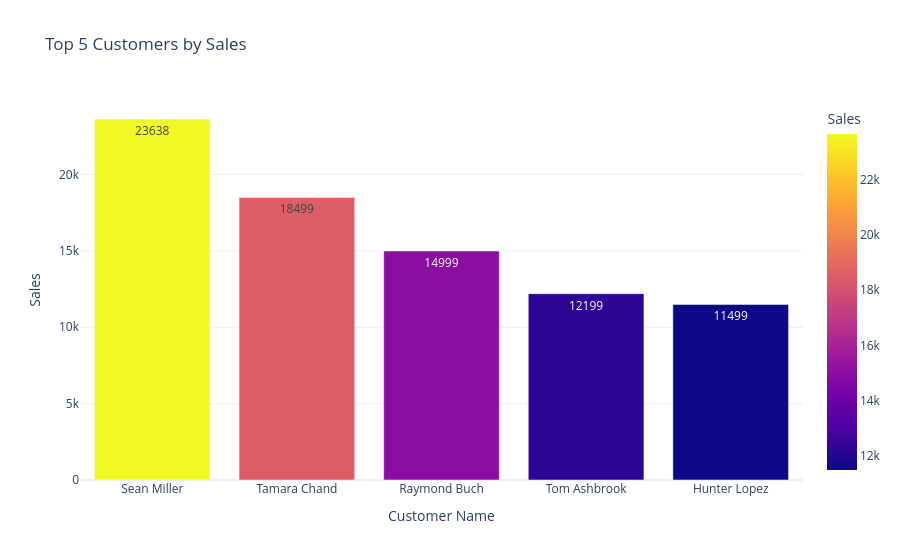

The notebook cell this image was saved under:
### Code cell
fig = px.bar(Top_5_customer_name,x="Customer Name",y="Sales",color="Sales",text="Sales",template="plotly_white",title="Top 5 Customers by Sales")
fig.show()

### Figure 1 — Plotly figure (JSON) as saved in the notebook; plotly's stock layout.template omitted (floating-point values rounded to 4 significant figures)
{"data": [{"hovertemplate": "Customer Name=%{x}<br>Sales=%{marker.color}<extra></extra>", "legendgroup": "", "marker": {"color": [23638, 18499, 14999, 12199, 11499], "coloraxis": "coloraxis", "pattern": {"shape": ""}}, "name": "", "orientation": "v", "showlegend": false, "text": [23640.0, 18500.0, 15000.0, 12200.0, 11500.0], "textposition": "auto", "type": "bar", "x": ["Sean Miller", "Tamara Chand", "Raymond Buch", "Tom Ashbrook", "Hunter Lopez"], "xaxis": "x", "y": [23638, 18499, 14999, 12199, 11499], "yaxis": "y"}], "layout": {"barmode": "relative", "coloraxis": {"colorbar": {"title": {"text": "Sales"}}, "colorscale": [[0, "#0d0887"], [0.1111, "#46039f"], [0.2222, "#7201a8"], [0.3333, "#9c179e"], [0.4444, "#bd3786"], [0.5556, "#d8576b"], [0.6667, "#ed7953"], [0.7778, "#fb9f3a"], [0.8889, "#fdca26"], [1, "#f0f921"]]}, "legend": {"tracegroupgap": 0}, "title": {"text": "Top 5 Customers by Sales"}, "xaxis": {"anchor": "y", "domain": [0, 1], "title": {"text": "Customer Name"}}, "yaxis": {"anchor": "x", "domain": [0, 1], "title": {"text": "Sales"}}}}
